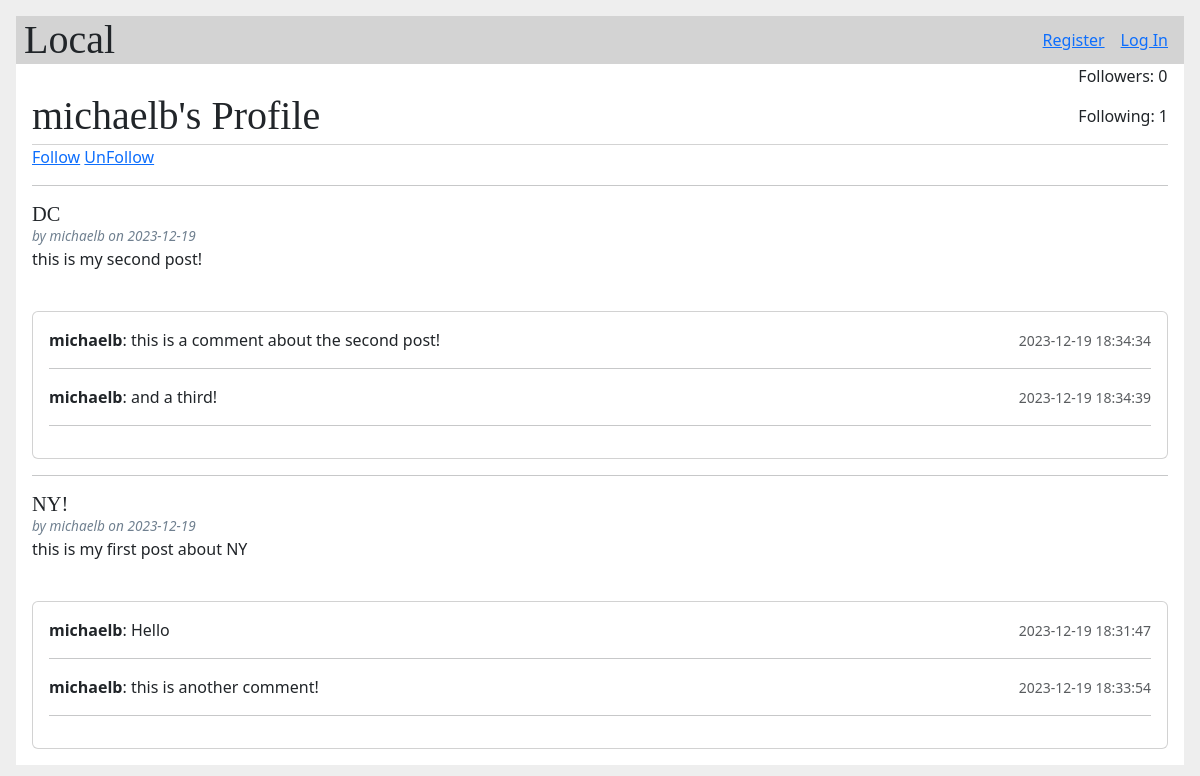
The app's page /user/michaelb with its own data.
### tables this page shows
CREATE TABLE user (
  id INTEGER PRIMARY KEY AUTOINCREMENT,
  email TEXT UNIQUE NOT NULL,
  username TEXT UNIQUE NOT NULL,
  password TEXT NOT NULL,
  first_name TEXT NOT NULL,
  last_name TEXT NOT NULL,
  Location TEXT
);

CREATE TABLE post (
  id INTEGER PRIMARY KEY AUTOINCREMENT,
  author_id INTEGER NOT NULL,
  created TIMESTAMP NOT NULL DEFAULT CURRENT_TIMESTAMP,
  destination TEXT NOT NULL,
  body TEXT NOT NULL,
  FOREIGN KEY (author_id) REFERENCES user (id)
);

CREATE TABLE comment (
  id INTEGER PRIMARY KEY AUTOINCREMENT,
  author_id INTEGER NOT NULL,
  post_id INTEGER NOT NULL,
  created TIMESTAMP NOT NULL DEFAULT CURRENT_TIMESTAMP,
  body TEXT NOT NULL,
  FOREIGN KEY (author_id) REFERENCES user (id) ON DELETE CASCADE,
  FOREIGN KEY (post_id) REFERENCES post (id) ON DELETE CASCADE
);

### flaskr/blog.py (the view)
@bp.route('/user/<username>', methods = ['GET','POST'])
def user(username):
   db = get_db()
   user = db.execute('SELECT * FROM user WHERE username = ?', (username,)).fetchone()
   if user is None:
      flash("username not found")
   posts = db.execute('SELECT p.id, destination, body, created, author_id, username'
        ' FROM post p JOIN user u ON p.author_id = u.id'
        ' WHERE u.id = ?'
        ' ORDER BY created DESC',
        (user['id'],)
    ).fetchall()
   comments = {}
   for post in posts:
      post_id = post['id']
      post_comments = db.execute(
         'SELECT c.id, body, username, created, author_id '
          'FROM comment c JOIN user u ON c.author_id = u.id '
          'WHERE c.post_id = ?',
          (post_id,)
      ).fetchall()
      comments[post_id] = post_comments
   follower_count = db.execute('SELECT COUNT(*) FROM followers WHERE following_id = ?', (user['id'],)).fetchone()[0]
   following_count = db.execute('SELECT COUNT(*) FROM followers WHERE follower_id = ?', (user['id'],)).fetchone()[0]
   return render_template('blog/user.html', posts=posts, comments=comments, user=user, follower_count=follower_count, following_count = following_count)

### flaskr/auth.py (called while the page is built)
@bp.before_app_request
def load_logged_in_user():
   user_id = session.get('user_id')
   if user_id is None:
      g.user = None
   else:
      g.user = get_db().execute(
         'SELECT * FROM user WHERE id = ?', (user_id,)
      ).fetchone()

### flaskr/db.py (called while the page is built)
def get_db():
    if 'db' not in g:
        g.db = sqlite3.connect(
            current_app.config['DATABASE'],
            detect_types=sqlite3.PARSE_DECLTYPES
        )
        g.db.row_factory = sqlite3.Row
    return g.db

### flaskr/templates/blog/user.html (shortened to what this page needs)
{% extends 'base.html' %}
{% block header %}
  <h1>{% block title %} {{ user['username'] }}'s Profile{% endblock %}</h1>
  <div>
    <p> Followers: {{follower_count}} </p> <p> Following: {{following_count}} </p>
  </div>
{% endblock %}
    {% block content %}
    <a href="{{ url_for('blog.follow', username= user['username']) }}">Follow</a>
    <a href="{{ url_for('blog.unfollow', username=user['username']) }}">UnFollow</a> <hr>
    {% for post in posts %}
      <article class="post">
        <header>
          <div>
            <h1>{{ post['destination'] }}</h1>
            <div class="about">by {{ post['username'] }} on {{ post['created'].strftime('%Y-%m-%d') }}</div>
          </div>
        </header>
        <p class="body">{{ post['body'] }}</p>
        <br />
        <div class="card" id="comments-{{ post['id'] }}">
          <div class="card-body" id="comments-expanded-{{ post['id'] }}">
            {% if comments[post['id']] %}
              {% for comment in comments[post['id']] %}
                <div class="d-flex justify-content-between align-items-center">
                  <div>
                    <b>{{ comment.username }}</b>: {{ comment.body }}
                  </div>
                  <div>
                    <small class="text-muted">{{ comment.created }}</small>
                  </div>
                </div>
                <hr>
              {% endfor %}
            {% endif %}
          </div>
        </div>
      </article>
      {% if not loop.last %}
        <hr>
      {% endif %}
    {% endfor %}
  {% endblock %}

### flaskr/templates/base.html (shortened to what this page needs)
<!doctype html>
<html>
  <head>
    <link rel="stylesheet" href="{{ url_for('static', filename='css/styles.css') }}">
    <link rel="stylesheet" href="https://cdn.jsdelivr.net/npm/bootstrap@5.3.0/dist/css/bootstrap.min.css">
  </head>
  <nav>
      <h1>Local</h1>
      <ul>
        {% if g.user %}
          <li><span>{{ g.user['username'] }}</span>
          {% block top %}{% endblock %}
          <li><a href="{{ url_for('auth.logout') }}">Log Out</a>
        {% else %}
          <li><a href="{{ url_for('auth.register') }}">Register</a>
          <li><a href="{{ url_for('auth.login') }}">Log In</a>
        {% endif %}
      </ul>
    </nav>
    <section class="content">
      <header>
        {% block header %}{% endblock %}
      </header>
      {% block content %}{% endblock %}
  </section>
</html>

### flaskr/static/css/styles.css (style rules this page uses)
html { font-family: sans-serif; background: #eee; padding: 1rem; }
h1, h2, h3, h4, h5, h6 { font-family: serif; color: #377ba8; margin: 1rem 0; }
a { color: #377ba8; }
hr { border: none; border-top: 1px solid lightgray; }
nav { background: lightgray; display: flex; align-items: center; padding: 0 0.5rem; }
nav h1 { flex: auto; margin: 0; }
nav ul { display: flex; list-style: none; margin: 0; padding: 0; }
nav ul li a, nav ul li span, header .action { display: block; padding: 0.5rem; }
.content { padding: 0 1rem 1rem; }
.content > header { border-bottom: 1px solid lightgray; display: flex; align-items: flex-end; }
.content > header h1 { flex: auto; margin: 1rem 0 0.25rem 0; }
.post > header { display: flex; align-items: flex-end; font-size: 0.85em; }
.post > header > div:first-of-type { flex: auto; }
.post > header h1 { font-size: 1.5em; margin-bottom: 0; }
.post .about { color: slategray; font-style: italic; }
.post .body { white-space: pre-line; }
.content:last-child { margin-bottom: 0; }

### records on screen
user: username "michaelb"
post: destination "DC", username "michaelb", created "2023-12-19", body "this is my second post!"
comment: username "michaelb", body "this is a comment about the second post!", created "2023-12-19 18:34:34"
comment: username "michaelb", body "and a third!", created "2023-12-19 18:34:39"
post: destination "NY!", username "michaelb", created "2023-12-19", body "this is my first post about NY"
comment: username "michaelb", body "Hello", created "2023-12-19 18:31:47"
comment: username "michaelb", body "this is another comment!", created "2023-12-19 18:33:54"

### other values on screen
{{ follower_count }} "0"
{{ following_count }} "1"
